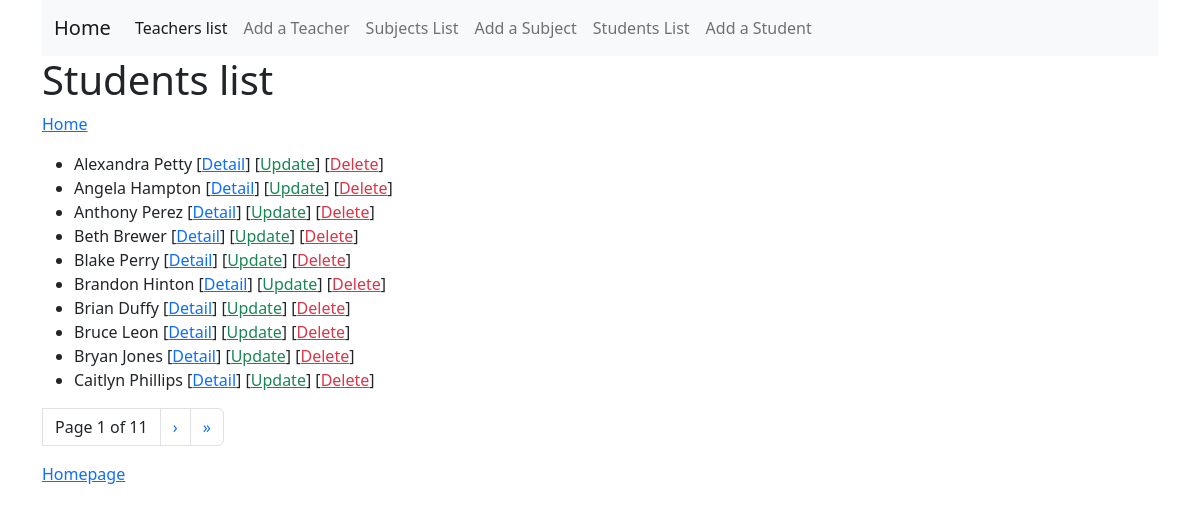
The page /first_app/student_list/ on the database as committed earlier.
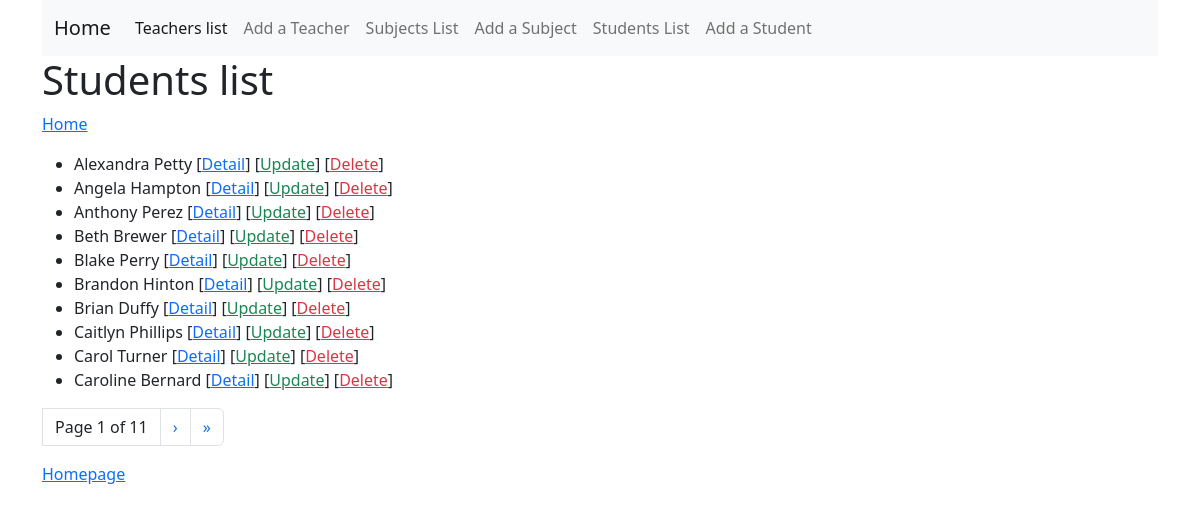
The same page on the database as committed later.
### first_app/models.py (models this page shows)
class Student(models.Model):
    name = models.CharField(max_length=100)
    birth_date = models.DateField(null=True, blank=True)  # null: missing; blank: empty
    weight = models.IntegerField()

### first_app/views.py (the view)
# urls.py: path('student_list/', views.StudentListView.as_view(), name='student_list'),
class StudentListView(ListView):
    model = Student # Connected to Models Student
    queryset = Student.objects.order_by('name')  # Result ordered by name
    context_object_name = 'students'  # default object_list now students
    paginate_by = 10

### first_app/templates/first_app/student_list.html (shortened to what this page needs)
{% extends 'base.html' %}
{% block content %}
	<h1>Students list</h1>
    <p><a href="{% url 'first_app:home' %}">Home</a></p>
    <ul>
        {% for student in students %}
            <li>
                {{ student.name }}
                [<a href="/first_app/student_detail/{{ student.id }}">Detail</a>]
                [<a href="/first_app/student_update/{{ student.id }}" class="text-success">Update</a>]
                [<a href="/first_app/student_delete/{{ student.id }}" class="text-danger">Delete</a>]
            </li>
        {% endfor %}
    </ul>
    <ul class="pagination">
        <li class="page-link text-dark">Page {{ page_obj.number }} of {{ page_obj.paginator.num_pages }}</li>
        {% if page_obj.has_next %}
            <li class="page-item"><a class="page-link" href="?page={{ page_obj.next_page_number }}">&rsaquo;</a></li>
            <li class="page-item"><a class="page-link" href="?page={{ page_obj.paginator.num_pages }}">&raquo;</a></li>
        {% endif %}
    </ul>
    <a href="{% url 'first_app:home' %}">Homepage</a>
{% endblock %}

Rows that differ between the two databases and show on the page:
removed Student: name "Bruce Leon"
removed Student: name "Bryan Jones"
now on this page (row unchanged): Student: name "Carol Turner"
now on this page (row unchanged): Student: name "Caroline Bernard"
